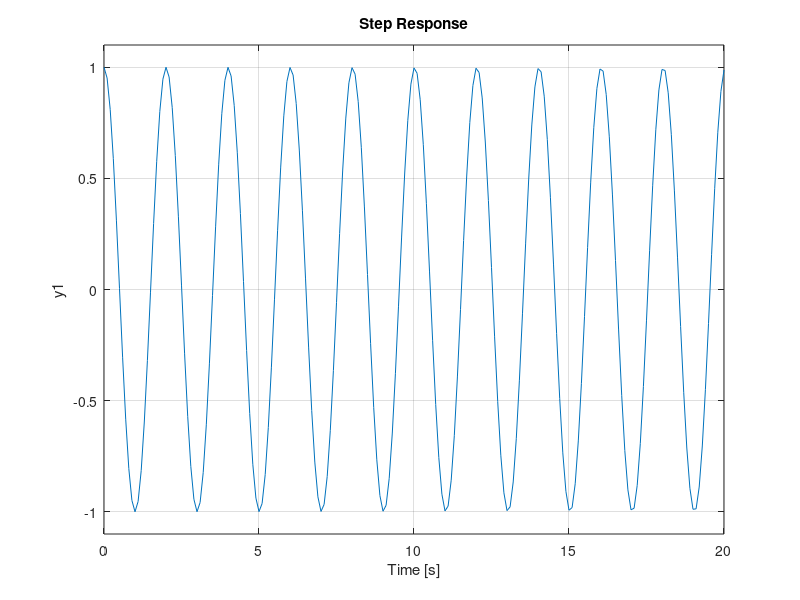

Recreate this plot in MATLAB.
mp = 2.8;
mt = .5;

plot_time = 30;

l = .5;

I = mp * l^2 ;

b = .1;

g = 9.82;

s = tf('s');

h = ((-mp*l)/(mt+mp))/(s^2*(I+l^2-(mp^2*l^2)/(mt+mp))+b*s+mp*g*l)

%impulse(h, plot_time)
%hold on;
%step(h, plot_time)


%% plot 2

H = (mp * l * mt * s^2) / (mp^2 * l * s^2 - mp * g * l * (mp + mt) - s^2 * (I + l^2 * mp) * (mt + mp)) -  mt / (mp*l)

%impulse(H, plot_time)

H2 = (mp * l * s^2) / ((I + mp*l^2)*s^2 + mp*g*l)
step(H2)
